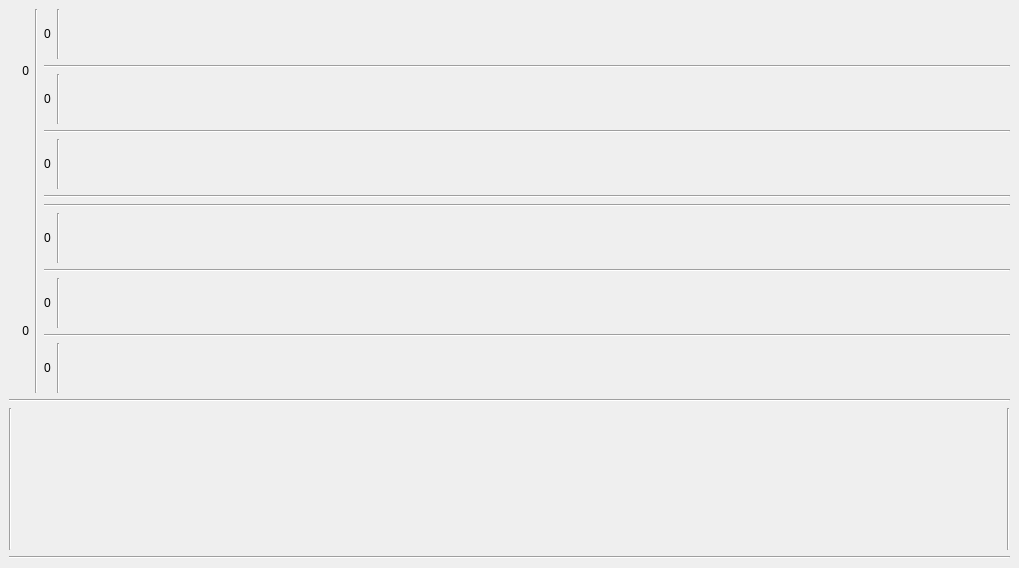
<?xml version="1.0" encoding="UTF-8"?>
<ui version="4.0">
 <class>MainWindow</class>
 <widget class="QMainWindow" name="MainWindow">
  <property name="geometry">
   <rect>
    <x>0</x>
    <y>0</y>
    <width>1019</width>
    <height>568</height>
   </rect>
  </property>
  <property name="windowTitle">
   <string>Jwent</string>
  </property>
  <property name="autoFillBackground">
   <bool>false</bool>
  </property>
  <widget class="QWidget" name="centralwidget">
   <layout class="QVBoxLayout" name="verticalLayout">
    <item>
     <layout class="QHBoxLayout" name="board">
      <property name="sizeConstraint">
       <enum>QLayout::SetDefaultConstraint</enum>
      </property>
      <item>
       <layout class="QVBoxLayout" name="weather_and_scores">
        <item>
         <widget class="QLabel" name="p2_score_text">
          <property name="text">
           <string>0</string>
          </property>
          <property name="alignment">
           <set>Qt::AlignRight|Qt::AlignTrailing|Qt::AlignVCenter</set>
          </property>
         </widget>
        </item>
        <item>
         <layout class="QHBoxLayout" name="weather_row">
          <item>
           <widget class="QLabel" name="weather_1">
            <property name="text">
             <string/>
            </property>
            <property name="alignment">
             <set>Qt::AlignCenter</set>
            </property>
           </widget>
          </item>
          <item>
           <widget class="QLabel" name="weather_2">
            <property name="text">
             <string/>
            </property>
            <property name="alignment">
             <set>Qt::AlignCenter</set>
            </property>
           </widget>
          </item>
         </layout>
        </item>
        <item>
         <widget class="QLabel" name="p1_score_text">
          <property name="text">
           <string>0</string>
          </property>
          <property name="alignment">
           <set>Qt::AlignRight|Qt::AlignTrailing|Qt::AlignVCenter</set>
          </property>
         </widget>
        </item>
       </layout>
      </item>
      <item>
       <widget class="Line" name="line_8">
        <property name="orientation">
         <enum>Qt::Vertical</enum>
        </property>
       </widget>
      </item>
      <item>
       <layout class="QVBoxLayout" name="card_area">
        <item>
         <layout class="QHBoxLayout" name="p2_siege_row">
          <item>
           <widget class="QLabel" name="p2_siege_score_text">
            <property name="text">
             <string>0</string>
            </property>
           </widget>
          </item>
          <item>
           <widget class="Line" name="line_9">
            <property name="minimumSize">
             <size>
              <width>0</width>
              <height>50</height>
             </size>
            </property>
            <property name="orientation">
             <enum>Qt::Vertical</enum>
            </property>
           </widget>
          </item>
          <item>
           <spacer name="horizontalSpacer_3">
            <property name="orientation">
             <enum>Qt::Horizontal</enum>
            </property>
            <property name="sizeHint" stdset="0">
             <size>
              <width>40</width>
              <height>20</height>
             </size>
            </property>
           </spacer>
          </item>
          <item>
           <widget class="QLabel" name="p2_siege_row1">
            <property name="text">
             <string/>
            </property>
           </widget>
          </item>
          <item>
           <widget class="QLabel" name="p2_siege_row2">
            <property name="text">
             <string/>
            </property>
           </widget>
          </item>
          <item>
           <widget class="QLabel" name="p2_siege_row3">
            <property name="text">
             <string/>
            </property>
           </widget>
          </item>
          <item>
           <widget class="QLabel" name="p2_siege_row4">
            <property name="text">
             <string/>
            </property>
           </widget>
          </item>
          <item>
           <widget class="QLabel" name="p2_siege_row5">
            <property name="text">
             <string/>
            </property>
           </widget>
          </item>
          <item>
           <widget class="QLabel" name="p2_siege_row6">
            <property name="text">
             <string/>
            </property>
           </widget>
          </item>
          <item>
           <widget class="QLabel" name="p2_siege_row7">
            <property name="text">
             <string/>
            </property>
           </widget>
          </item>
          <item>
           <widget class="QLabel" name="p2_siege_row8">
            <property name="text">
             <string/>
            </property>
           </widget>
          </item>
          <item>
           <widget class="QLabel" name="p2_siege_row9">
            <property name="text">
             <string/>
            </property>
           </widget>
          </item>
          <item>
           <widget class="QLabel" name="p2_siege_row10">
            <property name="text">
             <string/>
            </property>
           </widget>
          </item>
          <item>
           <widget class="QLabel" name="p2_siege_row11">
            <property name="text">
             <string/>
            </property>
           </widget>
          </item>
          <item>
           <widget class="QLabel" name="p2_siege_row12">
            <property name="text">
             <string/>
            </property>
           </widget>
          </item>
          <item>
           <widget class="QLabel" name="p2_siege_row13">
            <property name="text">
             <string/>
            </property>
           </widget>
          </item>
          <item>
           <widget class="QLabel" name="p2_siege_row14">
            <property name="text">
             <string/>
            </property>
           </widget>
          </item>
          <item>
           <widget class="QLabel" name="p2_siege_row15">
            <property name="text">
             <string/>
            </property>
           </widget>
          </item>
          <item>
           <spacer name="horizontalSpacer_9">
            <property name="orientation">
             <enum>Qt::Horizontal</enum>
            </property>
            <property name="sizeHint" stdset="0">
             <size>
              <width>40</width>
              <height>20</height>
             </size>
            </property>
           </spacer>
          </item>
         </layout>
        </item>
        <item>
         <widget class="Line" name="line_7">
          <property name="orientation">
           <enum>Qt::Horizontal</enum>
          </property>
         </widget>
        </item>
        <item>
         <layout class="QHBoxLayout" name="p2_ranged_row">
          <item>
           <widget class="QLabel" name="p2_ranged_score_text">
            <property name="text">
             <string>0</string>
            </property>
           </widget>
          </item>
          <item>
           <widget class="Line" name="line_10">
            <property name="minimumSize">
             <size>
              <width>0</width>
              <height>50</height>
             </size>
            </property>
            <property name="orientation">
             <enum>Qt::Vertical</enum>
            </property>
           </widget>
          </item>
          <item>
           <spacer name="horizontalSpacer_4">
            <property name="orientation">
             <enum>Qt::Horizontal</enum>
            </property>
            <property name="sizeHint" stdset="0">
             <size>
              <width>40</width>
              <height>20</height>
             </size>
            </property>
           </spacer>
          </item>
          <item>
           <widget class="QLabel" name="p2_ranged_row1">
            <property name="text">
             <string/>
            </property>
           </widget>
          </item>
          <item>
           <widget class="QLabel" name="p2_ranged_row2">
            <property name="text">
             <string/>
            </property>
           </widget>
          </item>
          <item>
           <widget class="QLabel" name="p2_ranged_row3">
            <property name="text">
             <string/>
            </property>
           </widget>
          </item>
          <item>
           <widget class="QLabel" name="p2_ranged_row4">
            <property name="text">
             <string/>
            </property>
           </widget>
          </item>
          <item>
           <widget class="QLabel" name="p2_ranged_row5">
            <property name="text">
             <string/>
            </property>
           </widget>
          </item>
          <item>
           <widget class="QLabel" name="p2_ranged_row6">
            <property name="text">
             <string/>
            </property>
           </widget>
          </item>
          <item>
           <widget class="QLabel" name="p2_ranged_row7">
            <property name="text">
             <string/>
            </property>
           </widget>
          </item>
          <item>
           <widget class="QLabel" name="p2_ranged_row8">
            <property name="text">
             <string/>
            </property>
           </widget>
          </item>
          <item>
           <widget class="QLabel" name="p2_ranged_row9">
            <property name="text">
             <string/>
            </property>
           </widget>
          </item>
          <item>
           <widget class="QLabel" name="p2_ranged_row10">
            <property name="text">
             <string/>
            </property>
           </widget>
          </item>
          <item>
           <widget class="QLabel" name="p2_ranged_row11">
            <property name="text">
             <string/>
            </property>
           </widget>
          </item>
          <item>
           <widget class="QLabel" name="p2_ranged_row12">
            <property name="text">
             <string/>
            </property>
           </widget>
          </item>
          <item>
           <widget class="QLabel" name="p2_ranged_row13">
            <property name="text">
             <string/>
            </property>
           </widget>
          </item>
          <item>
           <widget class="QLabel" name="p2_ranged_row14">
            <property name="text">
             <string/>
            </property>
           </widget>
          </item>
          <item>
           <widget class="QLabel" name="p2_ranged_row15">
            <property name="text">
             <string/>
            </property>
           </widget>
          </item>
          <item>
           <spacer name="horizontalSpacer_10">
            <property name="orientation">
             <enum>Qt::Horizontal</enum>
            </property>
            <property name="sizeHint" stdset="0">
             <size>
              <width>40</width>
              <height>20</height>
             </size>
            </property>
           </spacer>
          </item>
         </layout>
        </item>
        <item>
         <widget class="Line" name="line_6">
          <property name="orientation">
           <enum>Qt::Horizontal</enum>
          </property>
         </widget>
        </item>
        <item>
         <layout class="QHBoxLayout" name="p2_melee_row">
          <item>
           <widget class="QLabel" name="p2_melee_score_text">
            <property name="text">
             <string>0</string>
            </property>
           </widget>
          </item>
          <item>
           <widget class="Line" name="line_11">
            <property name="minimumSize">
             <size>
              <width>0</width>
              <height>50</height>
             </size>
            </property>
            <property name="orientation">
             <enum>Qt::Vertical</enum>
            </property>
           </widget>
          </item>
          <item>
           <spacer name="horizontalSpacer_5">
            <property name="orientation">
             <enum>Qt::Horizontal</enum>
            </property>
            <property name="sizeHint" stdset="0">
             <size>
              <width>40</width>
              <height>20</height>
             </size>
            </property>
           </spacer>
          </item>
          <item>
           <widget class="QLabel" name="p2_melee_row1">
            <property name="text">
             <string/>
            </property>
           </widget>
          </item>
          <item>
           <widget class="QLabel" name="p2_melee_row2">
            <property name="text">
             <string/>
            </property>
           </widget>
          </item>
          <item>
           <widget class="QLabel" name="p2_melee_row3">
            <property name="text">
             <string/>
            </property>
           </widget>
          </item>
          <item>
           <widget class="QLabel" name="p2_melee_row4">
            <property name="text">
             <string/>
            </property>
           </widget>
          </item>
          <item>
           <widget class="QLabel" name="p2_melee_row5">
            <property name="text">
             <string/>
            </property>
           </widget>
          </item>
          <item>
           <widget class="QLabel" name="p2_melee_row6">
            <property name="text">
             <string/>
            </property>
           </widget>
          </item>
          <item>
           <widget class="QLabel" name="p2_melee_row7">
            <property name="text">
             <string/>
            </property>
           </widget>
          </item>
          <item>
           <widget class="QLabel" name="p2_melee_row8">
            <property name="text">
             <string/>
            </property>
           </widget>
          </item>
          <item>
           <widget class="QLabel" name="p2_melee_row9">
            <property name="text">
             <string/>
            </property>
           </widget>
          </item>
          <item>
           <widget class="QLabel" name="p2_melee_row10">
            <property name="text">
             <string/>
            </property>
           </widget>
          </item>
          <item>
           <widget class="QLabel" name="p2_melee_row11">
            <property name="text">
             <string/>
            </property>
           </widget>
          </item>
          <item>
           <widget class="QLabel" name="p2_melee_row12">
            <property name="minimumSize">
             <size>
              <width>0</width>
              <height>0</height>
             </size>
            </property>
            <property name="text">
             <string/>
            </property>
           </widget>
          </item>
          <item>
           <widget class="QLabel" name="p2_melee_row13">
            <property name="text">
             <string/>
            </property>
           </widget>
          </item>
          <item>
           <widget class="QLabel" name="p2_melee_row14">
            <property name="text">
             <string/>
            </property>
           </widget>
          </item>
          <item>
           <widget class="QLabel" name="p2_melee_row15">
            <property name="text">
             <string/>
            </property>
           </widget>
          </item>
          <item>
           <spacer name="horizontalSpacer_11">
            <property name="orientation">
             <enum>Qt::Horizontal</enum>
            </property>
            <property name="sizeHint" stdset="0">
             <size>
              <width>40</width>
              <height>20</height>
             </size>
            </property>
           </spacer>
          </item>
         </layout>
        </item>
        <item>
         <widget class="Line" name="line_2">
          <property name="orientation">
           <enum>Qt::Horizontal</enum>
          </property>
         </widget>
        </item>
        <item>
         <widget class="Line" name="line">
          <property name="orientation">
           <enum>Qt::Horizontal</enum>
          </property>
         </widget>
        </item>
        <item>
         <layout class="QHBoxLayout" name="p1_melee_row">
          <item>
           <widget class="QLabel" name="p1_melee_score_text">
            <property name="text">
             <string>0</string>
            </property>
           </widget>
          </item>
          <item>
           <widget class="Line" name="line_12">
            <property name="minimumSize">
             <size>
              <width>0</width>
              <height>50</height>
             </size>
            </property>
            <property name="orientation">
             <enum>Qt::Vertical</enum>
            </property>
           </widget>
          </item>
          <item>
           <spacer name="horizontalSpacer_6">
            <property name="orientation">
             <enum>Qt::Horizontal</enum>
            </property>
            <property name="sizeHint" stdset="0">
             <size>
              <width>40</width>
              <height>20</height>
             </size>
            </property>
           </spacer>
          </item>
          <item>
           <widget class="QLabel" name="p1_melee_row1">
            <property name="text">
             <string/>
            </property>
           </widget>
          </item>
          <item>
           <widget class="QLabel" name="p1_melee_row2">
            <property name="text">
             <string/>
            </property>
           </widget>
          </item>
          <item>
           <widget class="QLabel" name="p1_melee_row3">
            <property name="text">
             <string/>
            </property>
           </widget>
          </item>
          <item>
           <widget class="QLabel" name="p1_melee_row4">
            <property name="text">
             <string/>
            </property>
           </widget>
          </item>
          <item>
           <widget class="QLabel" name="p1_melee_row5">
            <property name="text">
             <string/>
            </property>
           </widget>
          </item>
          <item>
           <widget class="QLabel" name="p1_melee_row6">
            <property name="text">
             <string/>
            </property>
           </widget>
          </item>
          <item>
           <widget class="QLabel" name="p1_melee_row7">
            <property name="text">
             <string/>
            </property>
           </widget>
          </item>
          <item>
           <widget class="QLabel" name="p1_melee_row8">
            <property name="text">
             <string/>
            </property>
           </widget>
          </item>
          <item>
           <widget class="QLabel" name="p1_melee_row9">
            <property name="text">
             <string/>
            </property>
           </widget>
          </item>
          <item>
           <widget class="QLabel" name="p1_melee_row10">
            <property name="text">
             <string/>
            </property>
           </widget>
          </item>
          <item>
           <widget class="QLabel" name="p1_melee_row11">
            <property name="text">
             <string/>
            </property>
           </widget>
          </item>
          <item>
           <widget class="QLabel" name="p1_melee_row12">
            <property name="text">
             <string/>
            </property>
           </widget>
          </item>
          <item>
           <widget class="QLabel" name="p1_melee_row13">
            <property name="text">
             <string/>
            </property>
           </widget>
          </item>
          <item>
           <widget class="QLabel" name="p1_melee_row14">
            <property name="text">
             <string/>
            </property>
           </widget>
          </item>
          <item>
           <widget class="QLabel" name="p1_melee_row15">
            <property name="text">
             <string/>
            </property>
           </widget>
          </item>
          <item>
           <spacer name="horizontalSpacer_12">
            <property name="orientation">
             <enum>Qt::Horizontal</enum>
            </property>
            <property name="sizeHint" stdset="0">
             <size>
              <width>40</width>
              <height>20</height>
             </size>
            </property>
           </spacer>
          </item>
         </layout>
        </item>
        <item>
         <widget class="Line" name="line_3">
          <property name="orientation">
           <enum>Qt::Horizontal</enum>
          </property>
         </widget>
        </item>
        <item>
         <layout class="QHBoxLayout" name="p1_ranged_row">
          <item>
           <widget class="QLabel" name="p1_ranged_score_text">
            <property name="text">
             <string>0</string>
            </property>
           </widget>
          </item>
          <item>
           <widget class="Line" name="line_13">
            <property name="minimumSize">
             <size>
              <width>0</width>
              <height>50</height>
             </size>
            </property>
            <property name="orientation">
             <enum>Qt::Vertical</enum>
            </property>
           </widget>
          </item>
          <item>
           <spacer name="horizontalSpacer_7">
            <property name="orientation">
             <enum>Qt::Horizontal</enum>
            </property>
            <property name="sizeHint" stdset="0">
             <size>
              <width>40</width>
              <height>20</height>
             </size>
            </property>
           </spacer>
          </item>
          <item>
           <widget class="QLabel" name="p1_ranged_row1">
            <property name="text">
             <string/>
            </property>
           </widget>
          </item>
          <item>
           <widget class="QLabel" name="p1_ranged_row2">
            <property name="text">
             <string/>
            </property>
           </widget>
          </item>
          <item>
           <widget class="QLabel" name="p1_ranged_row3">
            <property name="text">
             <string/>
            </property>
           </widget>
          </item>
          <item>
           <widget class="QLabel" name="p1_ranged_row4">
            <property name="text">
             <string/>
            </property>
           </widget>
          </item>
          <item>
           <widget class="QLabel" name="p1_ranged_row5">
            <property name="text">
             <string/>
            </property>
           </widget>
          </item>
          <item>
           <widget class="QLabel" name="p1_ranged_row6">
            <property name="text">
             <string/>
            </property>
           </widget>
          </item>
          <item>
           <widget class="QLabel" name="p1_ranged_row7">
            <property name="text">
             <string/>
            </property>
           </widget>
          </item>
          <item>
           <widget class="QLabel" name="p1_ranged_row8">
            <property name="text">
             <string/>
            </property>
           </widget>
          </item>
          <item>
           <widget class="QLabel" name="p1_ranged_row9">
            <property name="text">
             <string/>
            </property>
           </widget>
          </item>
          <item>
           <widget class="QLabel" name="p1_ranged_row10">
            <property name="text">
             <string/>
            </property>
           </widget>
          </item>
          <item>
           <widget class="QLabel" name="p1_ranged_row11">
            <property name="text">
             <string/>
            </property>
           </widget>
          </item>
          <item>
           <widget class="QLabel" name="p1_ranged_row12">
            <property name="text">
             <string/>
            </property>
           </widget>
          </item>
          <item>
           <widget class="QLabel" name="p1_ranged_row13">
            <property name="text">
             <string/>
            </property>
           </widget>
          </item>
          <item>
           <widget class="QLabel" name="p1_ranged_row14">
            <property name="text">
             <string/>
            </property>
           </widget>
          </item>
          <item>
           <widget class="QLabel" name="p1_ranged_row15">
            <property name="text">
             <string/>
            </property>
           </widget>
          </item>
          <item>
           <spacer name="horizontalSpacer_13">
            <property name="orientation">
             <enum>Qt::Horizontal</enum>
            </property>
            <property name="sizeHint" stdset="0">
             <size>
              <width>40</width>
              <height>20</height>
             </size>
            </property>
           </spacer>
          </item>
         </layout>
        </item>
        <item>
         <widget class="Line" name="line_4">
          <property name="orientation">
           <enum>Qt::Horizontal</enum>
          </property>
         </widget>
        </item>
        <item>
         <layout class="QHBoxLayout" name="p1_siege_row">
          <item>
           <widget class="QLabel" name="p1_siege_score_text">
            <property name="text">
             <string>0</string>
            </property>
           </widget>
          </item>
          <item>
           <widget class="Line" name="line_14">
            <property name="minimumSize">
             <size>
              <width>0</width>
              <height>50</height>
             </size>
            </property>
            <property name="layoutDirection">
             <enum>Qt::LeftToRight</enum>
            </property>
            <property name="orientation">
             <enum>Qt::Vertical</enum>
            </property>
           </widget>
          </item>
          <item>
           <spacer name="horizontalSpacer_8">
            <property name="orientation">
             <enum>Qt::Horizontal</enum>
            </property>
            <property name="sizeHint" stdset="0">
             <size>
              <width>40</width>
              <height>20</height>
             </size>
            </property>
           </spacer>
          </item>
          <item>
           <widget class="QLabel" name="p1_siege_row1">
            <property name="text">
             <string/>
            </property>
           </widget>
          </item>
          <item>
           <widget class="QLabel" name="p1_siege_row2">
            <property name="text">
             <string/>
            </property>
           </widget>
          </item>
          <item>
           <widget class="QLabel" name="p1_siege_row3">
            <property name="text">
             <string/>
            </property>
           </widget>
          </item>
          <item>
           <widget class="QLabel" name="p1_siege_row4">
            <property name="text">
             <string/>
            </property>
           </widget>
          </item>
          <item>
           <widget class="QLabel" name="p1_siege_row5">
            <property name="text">
             <string/>
            </property>
           </widget>
          </item>
          <item>
           <widget class="QLabel" name="p1_siege_row6">
            <property name="text">
             <string/>
            </property>
           </widget>
          </item>
          <item>
           <widget class="QLabel" name="p1_siege_row7">
            <property name="text">
             <string/>
            </property>
           </widget>
          </item>
          <item>
           <widget class="QLabel" name="p1_siege_row8">
            <property name="text">
             <string/>
            </property>
           </widget>
          </item>
          <item>
           <widget class="QLabel" name="p1_siege_row9">
            <property name="text">
             <string/>
            </property>
           </widget>
          </item>
          <item>
           <widget class="QLabel" name="p1_siege_row10">
            <property name="text">
             <string/>
            </property>
           </widget>
          </item>
          <item>
           <widget class="QLabel" name="p1_siege_row11">
            <property name="text">
             <string/>
            </property>
           </widget>
          </item>
          <item>
           <widget class="QLabel" name="p1_siege_row12">
            <property name="text">
             <string/>
            </property>
           </widget>
          </item>
          <item>
           <widget class="QLabel" name="p1_siege_row13">
            <property name="text">
             <string/>
            </property>
           </widget>
          </item>
          <item>
           <widget class="QLabel" name="p1_siege_row14">
            <property name="text">
             <string/>
            </property>
           </widget>
          </item>
          <item>
           <widget class="QLabel" name="p1_siege_row15">
            <property name="text">
             <string/>
            </property>
           </widget>
          </item>
          <item>
           <spacer name="horizontalSpacer_14">
            <property name="orientation">
             <enum>Qt::Horizontal</enum>
            </property>
            <property name="sizeHint" stdset="0">
             <size>
              <width>40</width>
              <height>20</height>
             </size>
            </property>
           </spacer>
          </item>
         </layout>
        </item>
       </layout>
      </item>
     </layout>
    </item>
    <item>
     <widget class="Line" name="line_5">
      <property name="orientation">
       <enum>Qt::Horizontal</enum>
      </property>
     </widget>
    </item>
    <item>
     <layout class="QHBoxLayout" name="hand">
      <property name="sizeConstraint">
       <enum>QLayout::SetDefaultConstraint</enum>
      </property>
      <item>
       <widget class="Line" name="line_15">
        <property name="minimumSize">
         <size>
          <width>0</width>
          <height>100</height>
         </size>
        </property>
        <property name="maximumSize">
         <size>
          <width>16777215</width>
          <height>16777215</height>
         </size>
        </property>
        <property name="orientation">
         <enum>Qt::Vertical</enum>
        </property>
       </widget>
      </item>
      <item>
       <spacer name="horizontalSpacer">
        <property name="orientation">
         <enum>Qt::Horizontal</enum>
        </property>
        <property name="sizeHint" stdset="0">
         <size>
          <width>40</width>
          <height>20</height>
         </size>
        </property>
       </spacer>
      </item>
      <item>
       <widget class="QLabel" name="hand_1">
        <property name="toolTip">
         <string/>
        </property>
        <property name="text">
         <string/>
        </property>
        <property name="alignment">
         <set>Qt::AlignCenter</set>
        </property>
       </widget>
      </item>
      <item>
       <widget class="QLabel" name="hand_2">
        <property name="text">
         <string/>
        </property>
        <property name="alignment">
         <set>Qt::AlignCenter</set>
        </property>
       </widget>
      </item>
      <item>
       <widget class="QLabel" name="hand_3">
        <property name="text">
         <string/>
        </property>
        <property name="alignment">
         <set>Qt::AlignCenter</set>
        </property>
       </widget>
      </item>
      <item>
       <widget class="QLabel" name="hand_4">
        <property name="text">
         <string/>
        </property>
        <property name="alignment">
         <set>Qt::AlignCenter</set>
        </property>
       </widget>
      </item>
      <item>
       <widget class="QLabel" name="hand_5">
        <property name="text">
         <string/>
        </property>
        <property name="alignment">
         <set>Qt::AlignCenter</set>
        </property>
       </widget>
      </item>
      <item>
       <widget class="QLabel" name="hand_6">
        <property name="text">
         <string/>
        </property>
        <property name="alignment">
         <set>Qt::AlignCenter</set>
        </property>
       </widget>
      </item>
      <item>
       <widget class="QLabel" name="hand_7">
        <property name="text">
         <string/>
        </property>
        <property name="alignment">
         <set>Qt::AlignCenter</set>
        </property>
       </widget>
      </item>
      <item>
       <widget class="QLabel" name="hand_8">
        <property name="text">
         <string/>
        </property>
        <property name="alignment">
         <set>Qt::AlignCenter</set>
        </property>
       </widget>
      </item>
      <item>
       <widget class="QLabel" name="hand_9">
        <property name="text">
         <string/>
        </property>
        <property name="alignment">
         <set>Qt::AlignCenter</set>
        </property>
       </widget>
      </item>
      <item>
       <widget class="QLabel" name="hand_10">
        <property name="text">
         <string/>
        </property>
        <property name="alignment">
         <set>Qt::AlignCenter</set>
        </property>
       </widget>
      </item>
      <item>
       <widget class="QLabel" name="hand_11">
        <property name="text">
         <string/>
        </property>
        <property name="alignment">
         <set>Qt::AlignCenter</set>
        </property>
       </widget>
      </item>
      <item>
       <widget class="QLabel" name="hand_12">
        <property name="text">
         <string/>
        </property>
        <property name="alignment">
         <set>Qt::AlignCenter</set>
        </property>
       </widget>
      </item>
      <item>
       <widget class="QLabel" name="hand_13">
        <property name="text">
         <string/>
        </property>
        <property name="alignment">
         <set>Qt::AlignCenter</set>
        </property>
       </widget>
      </item>
      <item>
       <widget class="QLabel" name="hand_14">
        <property name="text">
         <string/>
        </property>
        <property name="alignment">
         <set>Qt::AlignCenter</set>
        </property>
       </widget>
      </item>
      <item>
       <widget class="QLabel" name="hand_15">
        <property name="text">
         <string/>
        </property>
        <property name="alignment">
         <set>Qt::AlignCenter</set>
        </property>
       </widget>
      </item>
      <item>
       <spacer name="horizontalSpacer_2">
        <property name="orientation">
         <enum>Qt::Horizontal</enum>
        </property>
        <property name="sizeHint" stdset="0">
         <size>
          <width>40</width>
          <height>20</height>
         </size>
        </property>
       </spacer>
      </item>
      <item>
       <widget class="Line" name="line_16">
        <property name="orientation">
         <enum>Qt::Vertical</enum>
        </property>
       </widget>
      </item>
     </layout>
    </item>
    <item>
     <widget class="Line" name="line_17">
      <property name="orientation">
       <enum>Qt::Horizontal</enum>
      </property>
     </widget>
    </item>
   </layout>
  </widget>
 </widget>
 <resources/>
 <connections/>
</ui>
